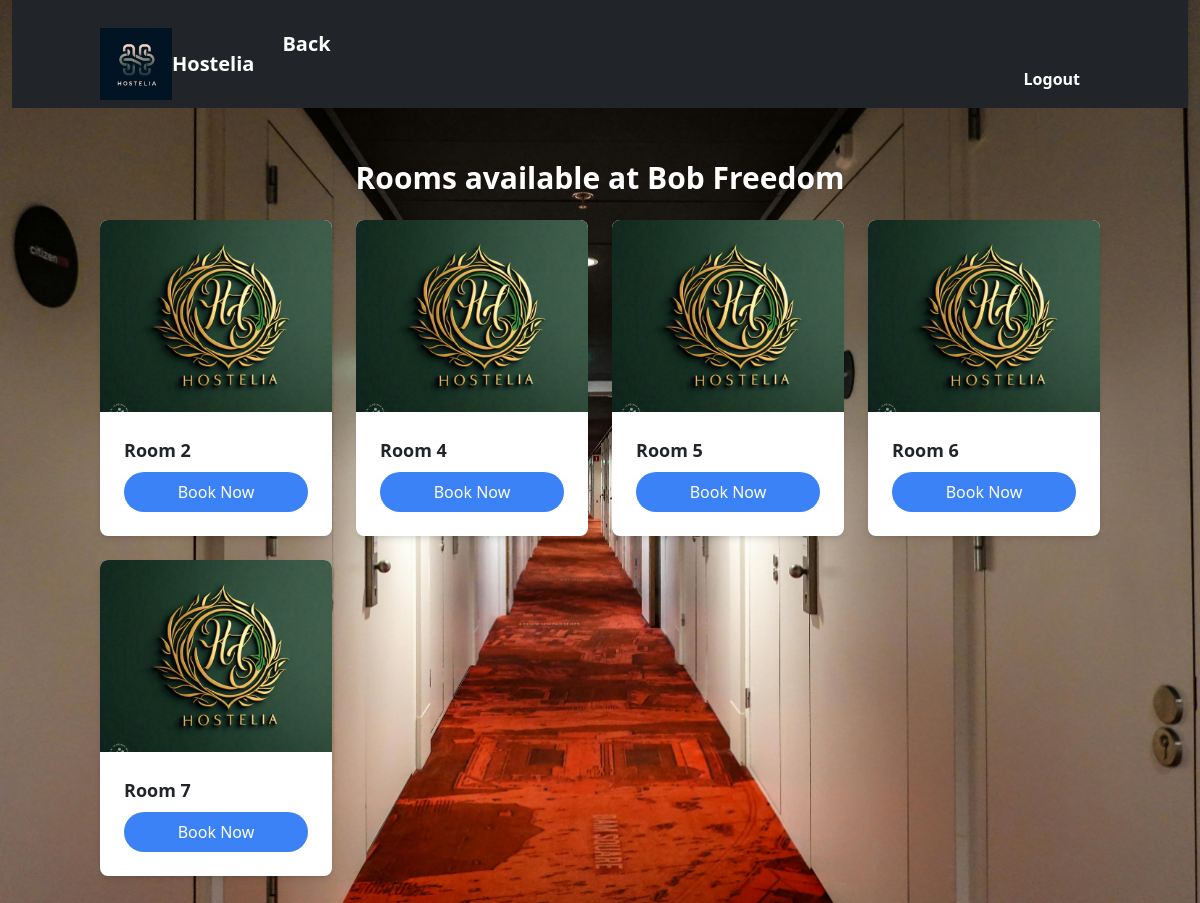
/client_booking/1/, run on the app's committed database.
### hostel/models.py (models this page shows, shortened)
class Hostel(models.Model):
    hostel_name = models.CharField(max_length=100)
    manager_name = models.CharField(max_length=100)
    location = models.CharField(max_length=255)
    picture = models.ImageField(upload_to='hostel_pictures/')
    contact = models.CharField(max_length=20)
    email = models.EmailField(max_length=254, default='example@example.com')
    number_of_rooms = models.PositiveIntegerField()

class Room(models.Model):
    hostel = models.ForeignKey(Hostel, on_delete=models.CASCADE, related_name='rooms')
    room_number = models.PositiveIntegerField()

### hostel/views.py (the view)
# urls.py: path('client_booking/<int:hostel_id>/', client_booking, name='client_booking'),
def client_booking(request, hostel_id):
    hostel = get_object_or_404(Hostel, pk=hostel_id)
    if request.method == 'POST':
        room_number = request.POST.get('room_number')
        room = get_object_or_404(Room, hostel=hostel, room_number=room_number)
        client = request.user.profile
        Booking.objects.create(client_name=client, room_number=room, hostel=hostel)
        return redirect('success_booking', hostel_id=hostel_id)
    else:
        rooms = Room.objects.filter(hostel=hostel)
        return render(request, 'booking/client_booking.html', {'hostel': hostel, 'rooms': rooms, 'hostel_id': hostel_id})

### hostel/templates/booking/client_booking.html (shortened to what this page needs)
{% load static %}
<!DOCTYPE html>
<html lang="en">
<head>
    <link href="https://cdn.jsdelivr.net/npm/bootstrap@5.3.0-alpha1/dist/css/bootstrap.min.css" rel="stylesheet">
    <link href="https://cdn.jsdelivr.net/npm/tailwindcss@2.2.19/dist/tailwind.min.css" rel="stylesheet"/>
    <link rel="stylesheet" type="text/css" href="{% static 'styles/style.css' %}">
    <link rel="stylesheet" type="text/css" href="{% static 'styles/slider.css' %}">
    <link rel="stylesheet" type="text/css" href="{% static 'styles/slider_in.css' %}">
</head>
<body>
    <div class="container-fluid">
<nav class="navbar navbar-expand-lg navbar-dark bg-dark">
    <div class="container mx-auto flex justify-between items-center">
        <div class="flex items-center">
            <a href="{% url 'client_dashboard' %}">
                <img src="{% static 'img/logo.jpg' %}" alt="Hostelia Logo" class="mr-2" width="100" height="100" style="border: 10px;">
            </a>
            <div class="navbar-brand">Hostelia</div>
        </div>
    <div class="container-fluid">
        <a class="navbar-brand" href="{% url 'client_dashboard' %}">Back</a>
        <div class="collapse navbar-collapse" id="navbarNav">
            <ul class="navbar-nav ms-auto">
                <li class="nav-item">
                    <a class="nav-link" href="{% url 'logout' %}">Logout</a>
                </li>
            </ul>
        </div>
    </div>
</nav>
<section class="container mx-auto my-8">
    <h1 class="text-3xl font-bold text-center mb-6 available-rooms-title">
        Rooms available at {{ hostel.hostel_name }}
    </h1>
    <div id="room-slider" class="grid grid-cols-1 sm:grid-cols-2 md:grid-cols-3 lg:grid-cols-4 gap-4">
    {% for room in rooms %}
    <div class="bg-white rounded-lg shadow-md hostel-card">
        <img src="{{ room.hostel.picture.url }}" alt="Room Image" class="w-full h-48 object-cover rounded-t-lg">
        <div class="p-4">
            <h2 class="text-lg font-semibold mb-2">Room {{ room.room_number }}</h2>
            <form method="post" action="{% url 'client_booking' hostel_id %}">
                <button type="submit" class="block mt-2 text-white bg-blue-500 hover:bg-blue-600 rounded-md py-2 px-4 text-center rounded-pill book-now-button" >Book Now</button>
            </form>
        </div>
    </div>
    {% endfor %}
</div>
</section>
</body>
</html>

### hostel/static/styles/slider.css (style rules this page uses)
.hostel-card { animation-duration: 1s; animation-fill-mode: forwards; }

### hostel/static/styles/slider_in.css (style rules this page uses)
.hostel-card { transition: transform 0.5s ease-in-out; }

### data on the page
Hostel: hostel_name "Bob Freedom"
Room: hostel.picture (picture), room_number "2"
Room: hostel.picture (picture), room_number "4"
Room: hostel.picture (picture), room_number "5"
Room: hostel.picture (picture), room_number "6"
Room: hostel.picture (picture), room_number "7"
